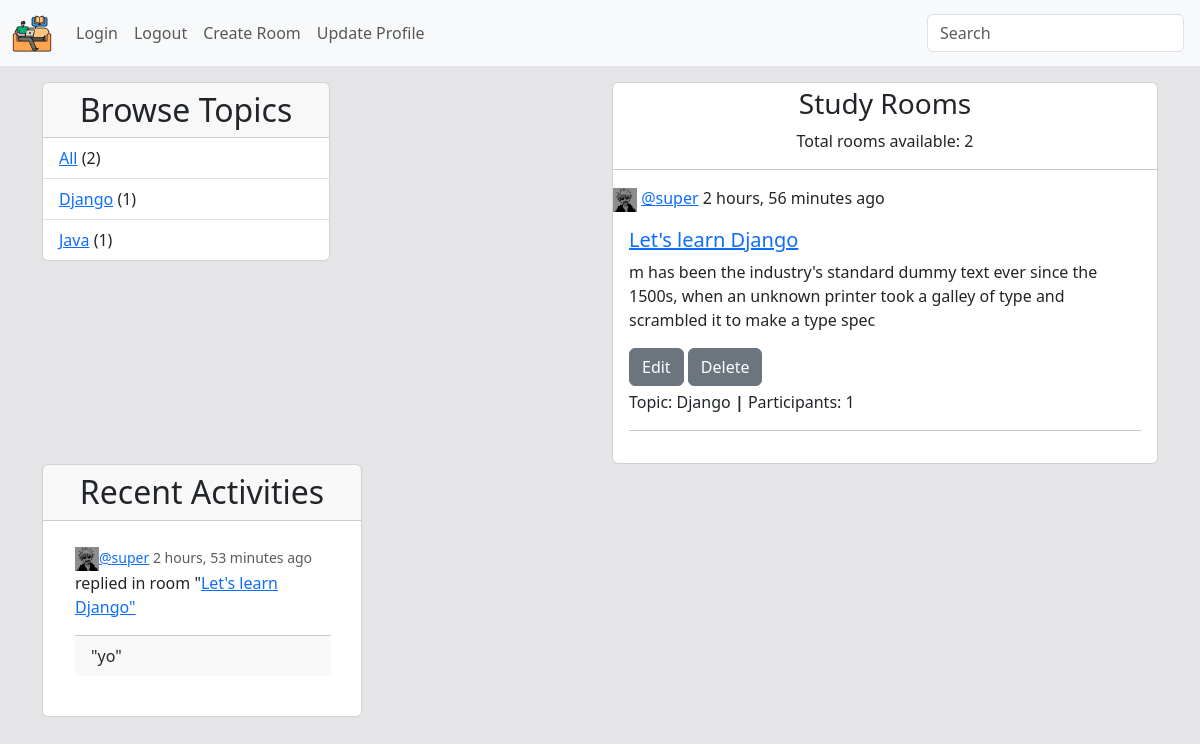
Screenshot of /?q=Django with the database file from the repository.
### base/models.py (models this page shows, shortened)
class Topic(models.Model):
    name = models.CharField(max_length=200)

class Room(models.Model):
    host = models.ForeignKey(User, on_delete=models.SET_NULL, null=True)
    topic = models.ForeignKey(Topic, on_delete=models.SET_NULL, null=True)
    name = models.CharField(max_length=200)
    description = models.TextField(null=True, blank=True)
    participants = models.ManyToManyField(User, related_name='participants', blank=True)
    updated = models.DateTimeField(auto_now=True)
    created = models.DateTimeField(auto_now_add=True)
    class Meta:
        ordering = ['-created', '-updated']

class User(AbstractUser):
    name = models.CharField(max_length=200, null=True)
    email = models.EmailField(unique=True, null=True)
    bio = models.TextField(null=True)
    avatar = models.ImageField(null=True, default='user.png')
    USERNAME_FIELD = 'username'
    REQUIRED_FIELDS = []

class Message(models.Model):
    user = models.ForeignKey(User, on_delete=models.CASCADE)
    room = models.ForeignKey(Room, on_delete=models.CASCADE)
    body = models.TextField()
    updated = models.DateTimeField(auto_now=True)
    created = models.DateTimeField(auto_now_add=True)
    class Meta:
        ordering = ['-created', '-updated']
    def __str__(self):
        return self.body[:50]

### base/views.py (the view)
# urls.py: path('', views.home, name='home'),
def home(request):
    q = request.GET.get('q') if request.GET.get('q') != None else ''
    rooms = Room.objects.filter(
        Q(topic__name__icontains=q) |
        Q(host__username__icontains=q) |
        Q(name__icontains=q) |
        Q(description__icontains=q)
        )
    topics = Topic.objects.all()
    allMessages = Message.objects.all()
    roomCount = Room.objects.all().count()
    context = {'rooms': rooms, 'topics': topics, 'allMessages': allMessages, 'roomCount': roomCount}
    return render(request, 'base/home.html', context)

### base/templates/base/home.html
{% extends 'main.html' %}
{% block content %}
<div class="row">
    <div class="col">
        {% include 'base/topic-component.html' %}
    </div>
    <div class="col-6">
        <div class="card">
        <h2 class="text-center">
            <small>Study Rooms</small>
        </h2>
        <span class="text-center">Total rooms available: {{roomCount}}</span>
        <hr>
        {% include 'base/feed-component.html' %}
        </div>
    </div>
    <div class="col">
        {% include 'base/activity-component.html' %}
    </div>
</div>
{% endblock content %}

### base/templates/base/topic-component.html
<div class="card" style="width: 18rem;">
    <h2 class="card-header text-center">
        Browse Topics
    </h2>
    <ul class="list-group list-group-flush">
        <li class="list-group-item"><a href="{% url 'home' %}">All</a> <span>({{topics.count}})</span></li>
        {% for topic in topics %}
        <li class="list-group-item"><a href="{% url 'home' %}?q={{topic.name}}">{{topic.name}}</a> <span>({{topic.room_set.all.count}})</span></li>
        {% endfor %}
    </ul>
  </div>

### base/templates/base/feed-component.html
{% load static %}
{% for room in rooms %}
    <span class="card-text">
      <a class="navbar-brand" href="#">
        <img src="{{room.host.avatar.url}}" alt="pic" height="24">
      </a>
      <span><a href="{% url 'profile' room.host.id %}">@{{room.host.username}}</a>  {{room.created|timesince}} ago</span>
    </span>
    <div class="card-body">
      <h5 class="card-title"><a href="{% url 'room' room.id %}">{{room.name}}</a></h5>
      <p class="card-text">{{room.description|slice:150}}</p>
      <div style="margin-bottom: 4px;">
      <a href="{% url 'update-room' room.id %}" class="btn btn-secondary">Edit</a>
      <a href="{% url 'delete-room' room.id %}" class="btn btn-secondary">Delete</a>
    </div>
      <span>Topic: {{room.topic.name}} <b>|</b> </span>
      <span>Participants: {{room.participants.all.count}}</span>
      <hr>
    </div>
  {% endfor %}

### base/templates/base/activity-component.html
{% load static %}
    <div class="card" style="width: 20rem;">
        <h2 class="card-header text-center">
            Recent Activities
        </h2>
        <ul class="list-group list-group-flush">
            {% for message in allMessages %}
          <li class="list-group-item">
            <div style="width: 18rem;">
                <div class="card-body">
                    <small class="card-subtitle mb-2 text-body-secondary">
                        <a href="{% url 'profile' message.user.id %}"><img src="{{message.user.avatar.url}}" alt="pic" height="24">@{{message.user.username}}</a>  {{message.created|timesince}} ago
                    </small>
                    <p class="card-text">replied in room "<a href="{% url 'room' message.room.id %}">{{message.room.name}}"</a></p>
                    <p class="card-footer">"{{message}}"</p>
                </div>
            </div>
          </li>
          {% endfor %}
        </ul>
      </div>

### static/style/main.css (style rules this page uses)
body { background-color: rgb(229, 229, 231); }

### rows the page displays
Topic: name "Django", room_set.all.count "1"
Topic: name "Java", room_set.all.count "1"
Room: host.avatar (picture), host.username "super", created "2 hours, 56 minutes", name "Let's learn Django", description "m has been the industry's standard dummy text ever since the 1500s, when an unknown printer took a galley of type and scrambled it to make a type spec", topic.name "Django", participants.all.count "1"
Message: user.avatar (picture), user.username "super", created "2 hours, 53 minutes", room.name "Let's learn Django", body "yo"

### other values shown
{{ topics.count }} "2"
{{ roomCount }} "2"
